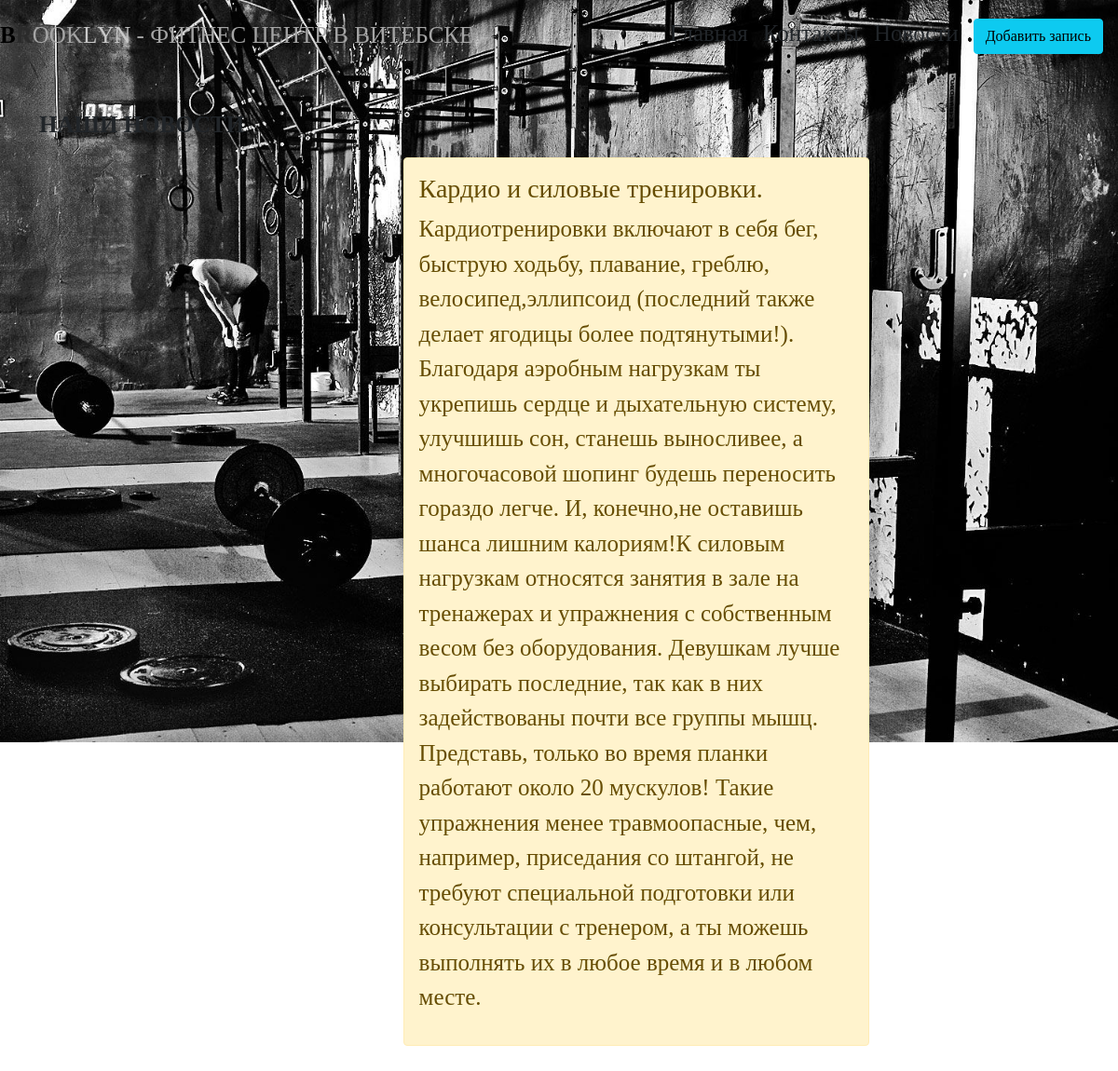
Page /news/ on the committed database.
### site1/models.py (models this page shows, shortened)
class Molel4(models.Model):
    pole1 = models.CharField("Название",max_length=45)
    pole2 = models.TextField("Описание")
    class Meta:
        verbose_name = "Модель"
        verbose_name_plural = "Модели"

### site1/views.py (the view)
# urls.py: path('news/',views.news, name='news'),
def news(request):
    molels = Molel4.objects.all()
    return render(request,"site1/news.html",{'molels':molels})

### templates/site1/news.html (shortened to what this page needs)
{% extends 'site1/base1.html'%}
{%block content%}
<h1><b>НАШИ НОВОСТИ</b></h1>
<div class="alert alert-warning mt-3">
{% for el in molels%}
    <h3>{{el.pole1}}</h3>
    <p>{{el.pole2}}</p>
    {%endfor%}
</div>
{%endblock %}

### templates/site1/base1.html (style rules this page uses)
body { background:url("/static/images/116.jpg") no-repeat; -moz-background-size: 100%; -webkit-background-size: 100%; -o-background-size: 100%; background-size: 100%; margin: 0; font-family: Georgia, serif; font-size: 25px; }
.alert-warning { float:left; clear:both; width:500px; margin:40px 35%; text-align:left }

### rows in the picture
Molel4: pole1 "Кардио и силовые тренировки.", pole2 "Кардиотренировки включают в себя бег, быструю ходьбу, плавание, греблю, велосипед,эллипсоид (последний также делает ягодицы более подтянутыми!). Благодаря аэробным нагрузкам ты укрепишь сердце и дыхательную систему, улучшишь сон, станешь выносливее, а многочасовой шопинг будешь переносить гораздо легче. И, конечно,не оставишь шанса лишним калориям!К силовым нагрузкам относятся занятия в зале на тренажерах и упражнения с собственным весом без оборудования. Девушкам лучше выбирать последние, так как в них задействованы почти все группы мышц. Представь, только во время планки работают около 20 мускулов! Такие упражнения менее травмоопасные, чем, например, приседания со штангой, не требуют…"
